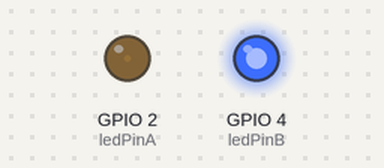
The sketch below on a simulated ESP32. On the bench: output pins drawn as LEDs (lit = HIGH). What the sketch prints to the serial monitor is not drawn.

Above: at 0.05 s.
At 1.15 s:
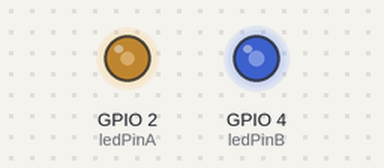
At 2.3 s:
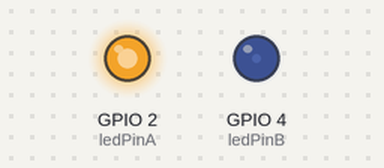
At 4.6 s:
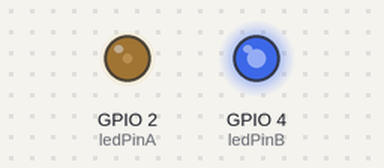
Timing chart, 0 to 6.7 s (numbered marks = the images above):
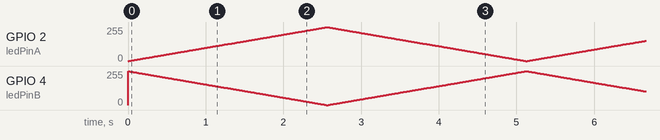

The sketch:

ex06.ino
```cpp
// 定义两个LED引脚（必须是ESP32支持PWM的引脚）
const int ledPinA = 2;   // 灯A
const int ledPinB = 4;   // 灯B

// 设置PWM属性（两个通道使用相同参数）
const int freq = 5000;          // 频率 5000Hz
const int resolution = 8;       // 分辨率 8位 (0-255)

void setup() {
  Serial.begin(115200);

  // 绑定两个LED引脚，自动分配独立PWM通道
  ledcAttach(ledPinA, freq, resolution);
  ledcAttach(ledPinB, freq, resolution);
}

void loop() {
  // 核心：反相渐变
  // A从0→255（变亮），B从255→0（变暗）
  for(int dutyCycle = 0; dutyCycle <= 255; dutyCycle++){
    ledcWrite(ledPinA, dutyCycle);                // 灯A亮度增加
    ledcWrite(ledPinB, 255 - dutyCycle);         // 灯B亮度减少（反相）
    delay(10);
  }

  // A从255→0（变暗），B从0→255（变亮）
  for(int dutyCycle = 255; dutyCycle >= 0; dutyCycle--){
    ledcWrite(ledPinA, dutyCycle);
    ledcWrite(ledPinB, 255 - dutyCycle);
    delay(10);
  }

  Serial.println("双闪渐变周期完成");
}
```
